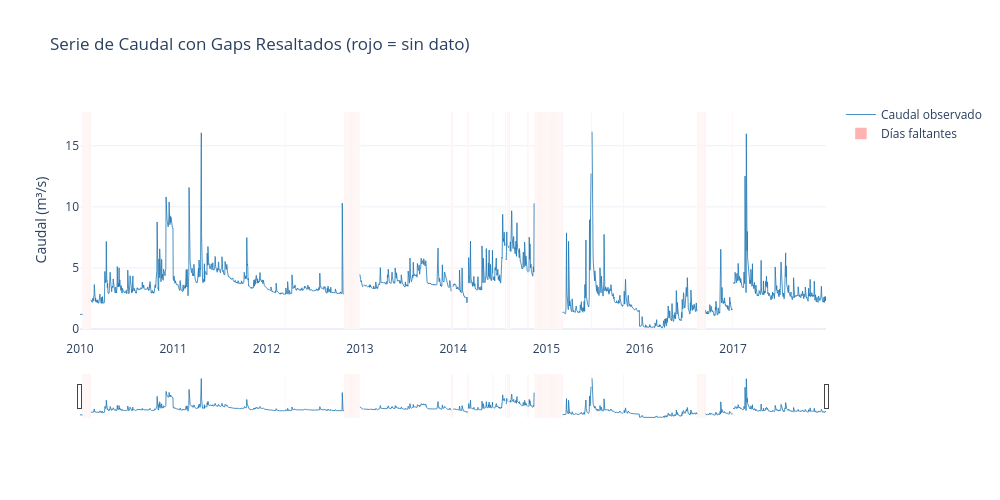

The notebook cell saved with this chart:
### Code cell
# Serie temporal con gaps resaltados
df_full_copy["Es_NaN"] = df_full_copy["Caudal"].isna().astype(int)

fig = go.Figure()

# Serie con datos
fig.add_trace(go.Scatter(
    x=df_full.index,
    y=df_full["Caudal"],
    mode="lines",
    name="Caudal observado",
    line=dict(color="#1f77b4", width=0.8),
))

# Marcar gaps como barras rojas en el fondo
nan_mask = df_full["Caudal"].isna()
if nan_mask.any():
    y_max = df_full["Caudal"].max() * 1.1
    fig.add_trace(go.Bar(
        x=df_full.index[nan_mask],
        y=[y_max] * nan_mask.sum(),
        name="Días faltantes",
        marker_color="rgba(255, 0, 0, 0.3)",
        width=86400000,  # 1 día en ms
    ))

fig.update_layout(
    title="Serie de Caudal con Gaps Resaltados (rojo = sin dato)",
    xaxis_title="",
    yaxis_title="Caudal (m³/s)",
    width=1000,
    height=500,
    barmode="overlay",
    xaxis=dict(rangeslider=dict(visible=True)),
    hovermode="x unified",
)
fig.show()

### Figure 1 — Plotly figure (JSON) as saved in the notebook; plotly's stock layout.template omitted (floating-point values rounded to 4 significant figures; data arrays with more than 128 entries replaced by an {"elided": "..."} marker saying what was removed)
{"data": [{"line": {"color": "#1f77b4", "width": 0.8}, "mode": "lines", "name": "Caudal observado", "type": "scatter", "x": {"elided": "2922 str values"}, "y": {"elided": "2922 float values"}}, {"marker": {"color": "rgba(255, 0, 0, 0.3)"}, "name": "Días faltantes", "type": "bar", "width": 86400000, "x": {"elided": "269 str values"}, "y": {"elided": "269 float values"}}], "layout": {"barmode": "overlay", "height": 500, "hovermode": "x unified", "title": {"text": "Serie de Caudal con Gaps Resaltados (rojo = sin dato)"}, "width": 1000, "xaxis": {"rangeslider": {"visible": true}, "title": {"text": ""}}, "yaxis": {"title": {"text": "Caudal (m³/s)"}}}}
